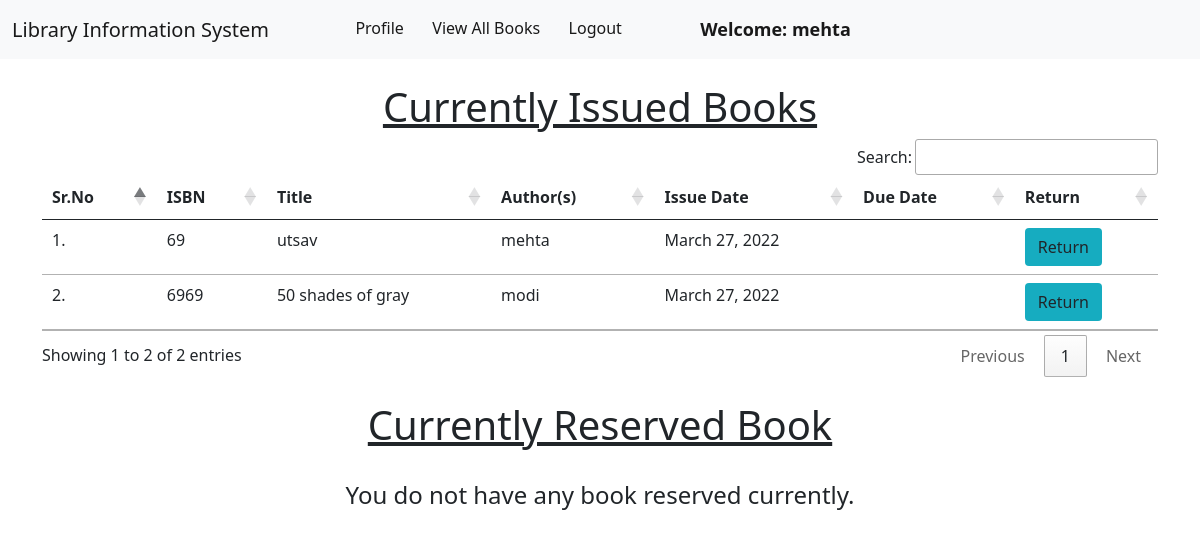
/member/view_issued_books/ (signed in), run on the app's committed database.
### book/models.py (models this page shows, shortened)
class Book(models.Model):
    title = models.CharField(max_length=200)
    author = models.CharField(max_length=200)
    isbn = models.CharField(max_length= 15)
    rack_number = models.CharField(max_length= 10)
    issue_date = models.DateField(null= True)
    date_added = models.DateField(null=True)
    return_requested = models.BooleanField(default=False)
    issue_member = models.ForeignKey("member.Member", on_delete = models.SET_NULL, null = True)

### member/views.py (the view)
# urls.py: path("view_issued_books/", views.view_current_issues, name="view_current_issues"),
@login_required(login_url = '/member/login')
def view_current_issues(request):
    issued_books = request.user.member.book_set.all()
    reserved_book = request.user.member.reserved_book
    reserve_time = request.user.member.reserve_datetime
    return render(request, "member/view_issued_books.html", {'issued_books':issued_books, 'reserved_book': reserved_book, 'reserve_time': reserve_time})

### member/templates/member/view_issued_books.html (shortened to what this page needs)
{% extends 'member/member_navbar.html' %}
{% load static %}
{% block body %}
{% if issued_books|length > 0%}
    <div class="container mt-4">
        <h1 class="text-center"><u>Currently Issued Books</u></h1>
        <table class="table table-hover" id="example">
            <thead>
                <tr>
                    <th>Sr.No</th>
                    <th>ISBN</th>
                    <th>Title</th>
                    <th>Author(s)</th>
                    <th>Issue Date</th>
                    <th>Due Date</th>
                    <th>Return</th>
                </tr>
            </thead>
            <tbody>
                {% for book in issued_books %}
                <tr>
                    <td>{{forloop.counter}}.</td>
                    <td>{{book.isbn}}</td>
                    <td>{{book.title}}</td>
                    <td>{{book.author}}</td>
                    <td>{{book.issue_date}}</td>
                    <td>{{book.due_date}}</td>
                    <td><a href="/member/return_book/{{book.id}}/" class="btn btn-return" onclick="return confirm('Are you sure you want to Return this book?')">Return</a></td>
                </tr>
                {% endfor %}
            </tbody>
        </table>
    </div>
{% else %}
    <div class="container mt-4">
        <h1 class="text-center"><u>Currently Issued Books</u></h1>
        <br>
        <h4 class="text-center">You do not have any books issued currently.</h4>
    </div>
{% endif%}
{% if reserved_book != None %}
    <div class="container mt-4">
        <h1 class="text-center"><u>Currently Reserved Book</u></h1>
        <table class="table table-hover" id="example">
            <thead>
                <tr>
                    <th>Sr.No</th>
                    <th>ISBN</th>
                    <th>Title</th>
                    <th>Author(s)</th>
                    <th>Reserve Date and Time</th>
                    <th>Reservation Status</th>
                    <th>Cancel Reservation</th>
                </tr>
            </thead>
            <tbody>
                <tr>
                    <td>{{1}}.</td>
                    <td>{{reserved_book.isbn}}</td>
                    <td>{{reserved_book.title}}</td>
                    <td>{{reserved_book.author}}</td>
                    <td>{{reserve_time}}</td>
                    <td><a href="/member/" class="btn btn-cancel" onclick="return confirm('Are you sure you want to Cancel the reservation of this book?')">Cancel</a></td>
                </tr>
            </tbody>
        </table>
    </div>
{% else %}
    <div class="container mt-4">
        <h1 class="text-center"><u>Currently Reserved Book</u></h1>
        <br>
        <h4 class="text-center">You do not have any book reserved currently.</h4>
    </div>
{% endif %}
{% endblock %}

### member/templates/member/member_navbar.html (shortened to what this page needs)
<!doctype html>
<html lang="en">
  <head>
    <link href="https://cdn.jsdelivr.net/npm/bootstrap@5.1.0/dist/css/bootstrap.min.css" rel="stylesheet">
    <link rel="stylesheet" href="https://cdn.datatables.net/1.10.25/css/jquery.dataTables.min.css">
    <link rel="stylesheet" href="https://cdn.datatables.net/buttons/1.7.1/css/buttons.dataTables.min.css">
  </head>
  <body>
    <nav class="navbar navbar-expand-lg navbar-light bg-light sticky-top">
        <div class="container-fluid">
          <a class="navbar-brand" href="#">Library Information System</a>
          <div class="collapse navbar-collapse" id="navbarSupportedContent">
            <ul class="navbar-nav me-auto mb-2 mb-lg-0">
              <li class="nav-item">
                <a class="nav-link active" aria-current="page" href="/member/profile/">Profile</a>
              </li>
              <li class="nav-item">
                <a class="nav-link active" aria-current="page" href="/member/view_books/">View All Books</a>
              </li>
              <li class="nav-item">
                <a class="nav-link active" aria-current="page" href="/member/logout/">Logout</a>
              </li>
              <li class="nav-item">
                <a style="font-weight:600; font-family:'Segoe UI', Tahoma, Geneva, Verdana, sans-serif; font-size: large;" class="nav-link active" href="#">Welcome: {{request.user.first_name}}</a>
              </li>
            </ul>
          </div>
        </div>
      </nav>
      {% block body %}
      {% endblock %}
  </body>
</html>

### member/templates/member/view_issued_books.html (style rules this page uses)
.btn-return { background-color: rgb(22, 172, 192); }

### data on the page
Book: isbn "69", title "utsav", author "mehta", issue_date "March 27, 2022"
Book: isbn "6969", title "50 shades of gray", author "modi", issue_date "March 27, 2022"

### other printed values
{{ request.user.first_name }} "mehta"
